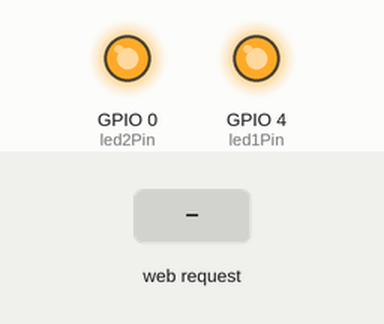
A sketch run on a simulated ESP8266 (NodeMCU). On the bench: output pins drawn as LEDs (lit = HIGH). The inputs (shaded band) are chosen by the test bench. WiFi joins after 1.5 s; servers stay silent unless stated; what the sketch prints to the serial monitor is not drawn.

Above: at 2.7 s.
2.8 s: HTTP request GET /?led1=ON received
At 3.3 s:
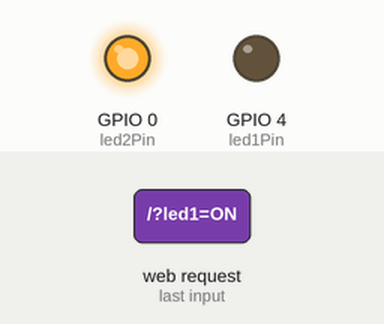
4.3 s: HTTP request GET /?led2=ON received
At 5.5 s:
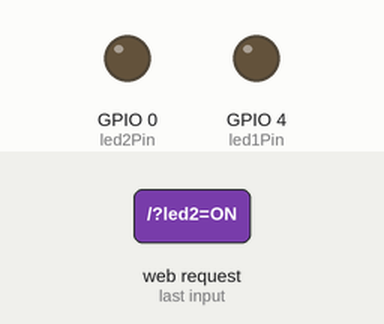
5.8 s: HTTP request GET /?led1=OFF received
At 6.8 s:
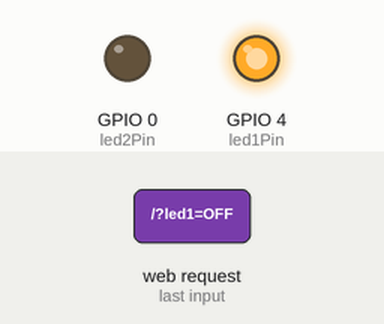
7.3 s: HTTP request GET /?led2=OFF received
At 7.9 s:
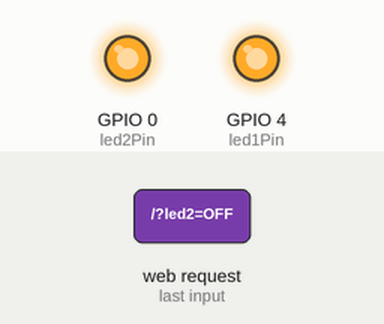
Timing chart, 0 to 9.8 s (numbered marks = the images above; inputs shaded):
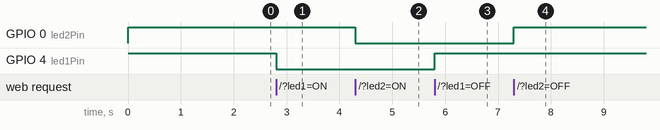

The sketch:

1-10_WIFIWebLightControl.ino
```cpp
/*
 ip로 접속
 버튼으로 전등을 제어 한다.
 */
#include <ESP8266WiFi.h>

const char* ssid = "i2r";
const char* password = "00000000";
const int led1Pin =  4;
boolean bLED1 = false;
const int led2Pin =  0;
boolean bLED2 = false;

// Create an instance of the server
// specify the port to listen on as an argument
WiFiServer server(80);

void setup() {
  // set the digital pin as output:
  pinMode(led1Pin, OUTPUT);
  pinMode(led2Pin, OUTPUT);
  digitalWrite(led1Pin, HIGH);
  digitalWrite(led2Pin, HIGH);

  Serial.begin(9600);
  delay(10);

  // Connect to WiFi network
  Serial.println();
  Serial.println();
  Serial.print("Connecting to ");
  Serial.println(ssid);

  WiFi.begin(ssid, password);

  while (WiFi.status() != WL_CONNECTED) {
    delay(500);
    Serial.print(".");
  }
  Serial.println("");
  Serial.println("WiFi connected");

  // Start the server
  server.begin();
  Serial.println("Server started");

  // Print the IP address
  Serial.println(WiFi.localIP());
}

void loop() {

  // Check if a client has connected
  WiFiClient client = server.available();
  if (!client) {
    return;
  }

  // Wait until the client sends some data
  Serial.println("new client");

  // Read the first line of the request
  String req = client.readStringUntil('\r');
  Serial.println(req);
  client.flush();

  // Match the request
  if (req.indexOf("/?led1=ON") > 0) {
    bLED1 = true;
    digitalWrite(led1Pin, LOW);
    Serial.println(F("LED1 is ON"));
  }
  else if (req.indexOf("/?led1=OFF") > 0) {
    bLED1 = false;
    digitalWrite(led1Pin, HIGH);
    Serial.println(F("LED1 is OFF"));
  }

  if (req.indexOf("/?led2=ON") > 0) {
    bLED2 = true;
    digitalWrite(led2Pin, LOW);
    Serial.println(F("LED2 is ON"));
  }
  else if (req.indexOf("/?led2=OFF") > 0) {
    bLED2 = false;
    digitalWrite(led2Pin, HIGH);
    Serial.println(F("LED2 is OFF"));
  }

  // Prepare the response
          client.println("HTTP/1.1 200 OK\r\nContent-Type: text/html\r\n\r\n<!DOCTYPE HTML>\r\n<html>\r\n");
          client.println("<body>");
          client.println("<br />");

          client.println(F("<form method=\"get\">"));
          client.println(F("<input type=\"hidden\" name=\"led1\" value=\"ON\">"));
          client.println(F("<input type=\"button\" name=\"button1\" value=\"Light1  ON\" onclick=\"submit();\" style=\"height:150px; width:300px;  font-size:50px; \" >"));
          client.println(F("</form>"));
          client.println(F("<form method=\"get\">"));
          client.println(F("<input type=\"hidden\" name=\"led1\" value=\"OFF\">"));
          client.println(F("<input type=\"button\" name=\"button1\" value=\"Light1 OFF\" onclick=\"submit();\" style=\"height:150px; width:300px;  font-size:50px; \" >"));
          client.println(F("</form>"));

          client.println(F("<form method=\"get\">"));
          client.println(F("<input type=\"hidden\" name=\"led2\" value=\"ON\">"));
          client.println(F("<input type=\"button\" name=\"button2\" value=\"Light2  ON\" onclick=\"submit();\" style=\"height:150px; width:300px;  font-size:50px; \" >"));
          client.println(F("</form>"));
          client.println(F("<form method=\"get\">"));
          client.println(F("<input type=\"hidden\" name=\"led2\" value=\"OFF\">"));
          client.println(F("<input type=\"button\" name=\"button2\" value=\"Light2 OFF\" onclick=\"submit();\" style=\"height:150px; width:300px;  font-size:50px; \" >"));
          client.println(F("</form>"));

          client.println("</body>");
          client.println("</html>");

  delay(1);
  Serial.println("Client disonnected");

  // The client will actually be disconnected
  // when the function returns and 'client' object is detroyed
}
```

Measured:
- after the input at 2.8 s, GPIO 4 (led1Pin): HIGH → LOW at once
- after the input at 4.3 s, GPIO 0 (led2Pin): HIGH → LOW at once
- after the input at 5.8 s, GPIO 4 (led1Pin): LOW → HIGH at once
- after the input at 7.3 s, GPIO 0 (led2Pin): LOW → HIGH at once
